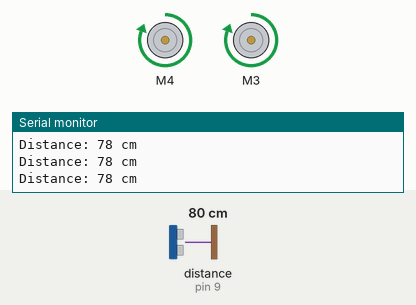
This sketch was run on a simulated Arduino Uno, built with avr-gcc and run on an emulated ATmega328P. On the bench: 2 × DC motor (green arrow = forward, orange = backward, longer = faster), the last lines printed to the serial monitor. Wiring (inferred from the names in the program): ultrasonic range finder: trigger pin 10; echo pin 9. Inputs (shaded band) come from the test bench; at power-on: distance to the obstacle (sensor on pin 9) 80 cm. The echo pulse lasts 58.3 µs per cm.

Above: at 1.3 s.
1.4 s: distance to the obstacle (sensor on pin 9) set to 33 cm
4.4 s: distance to the obstacle (sensor on pin 9) set to 28 cm
At 5.8 s:
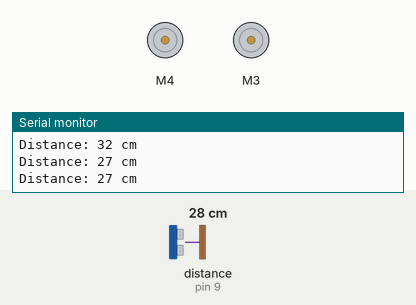
7.4 s: distance to the obstacle (sensor on pin 9) set to 35 cm
At 8.05 s:
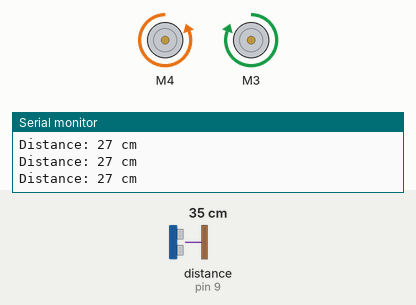
10.4 s: distance to the obstacle (sensor on pin 9) set to 2 cm
At 10.9 s:
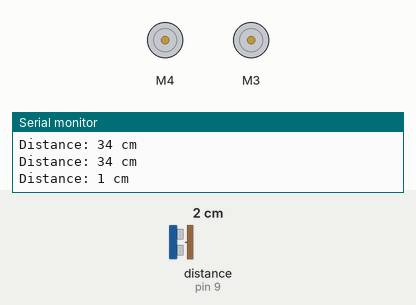
13.4 s: distance to the obstacle (sensor on pin 9) set to 60 cm
Timing chart, 0 to 16.4 s (numbered marks = the images above; inputs shaded):
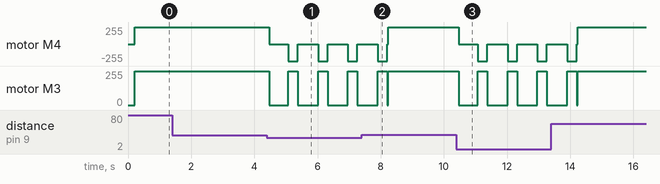

The sketch:

OAA_Sketch.ino
```cpp
#include <AFMotor.h>
#define TRIG_PIN 10
#define ECHO_PIN 9

long duration = 0;
int distance = 0;
int maxSpeed = 255;
int turningDelay = 300;

AF_DCMotor motorLeft(4, MOTOR12_1KHZ), motorRight(3,  MOTOR12_1KHZ);

void setup() {

  pinMode(TRIG_PIN, OUTPUT);
  pinMode(ECHO_PIN, INPUT);
  Serial.begin(9600);
  readSoner();
  delay(50);
  readSoner();
  delay(50);
  readSoner();
  delay(50);

}

void loop() {
  delay(40);
  Serial.print("Distance: ");
  Serial.print(distance);
  Serial.println(" cm");

  if (distance < 30) {
    stopRuning();
    delay(turningDelay);
    turnLeft();
    delay(turningDelay);
    stopRuning();
  }else
  {
      runForward();
  }

  readSoner();
}

void readSoner() {
  digitalWrite(TRIG_PIN, LOW);
  delayMicroseconds(10);
  digitalWrite(TRIG_PIN, HIGH);
  delayMicroseconds(10);
  digitalWrite(TRIG_PIN, LOW);
  duration = pulseIn(ECHO_PIN, HIGH);
  distance = duration * 0.034 / 2;
}
void runForward() {
  motorLeft.setSpeed(maxSpeed);
  motorLeft.run(FORWARD);
  motorRight.setSpeed(maxSpeed);
  motorRight.run(FORWARD);
}
void turnLeft() {
  delay(turningDelay);
  motorLeft.setSpeed(maxSpeed);
  motorLeft.run(BACKWARD);
  motorRight.setSpeed(maxSpeed);
  motorRight.run(FORWARD);
}
void stopRuning() {
  motorLeft.run(RELEASE);
  motorRight.run(RELEASE);
}
```

Measured:
- the behaviour switches between 31 and 30 cm on distance to the obstacle (sensor on pin 9) (found by bisection; images 0 and 1)
- after the input at 4.4 s, motor M4: alternates backward 255/255 for 0.30 s and stopped for 0.64 s, starting after 0.08 s; motor M3: alternates forward 255/255 for 0.30 s and stopped for 0.64 s, starting after 0.08 s
- after the input at 10.4 s, motor M4: alternates backward 255/255 for 0.30 s and stopped for 0.64 s, starting after 0.08 s; motor M3: alternates forward 255/255 for 0.30 s and stopped for 0.64 s, starting after 0.08 s
